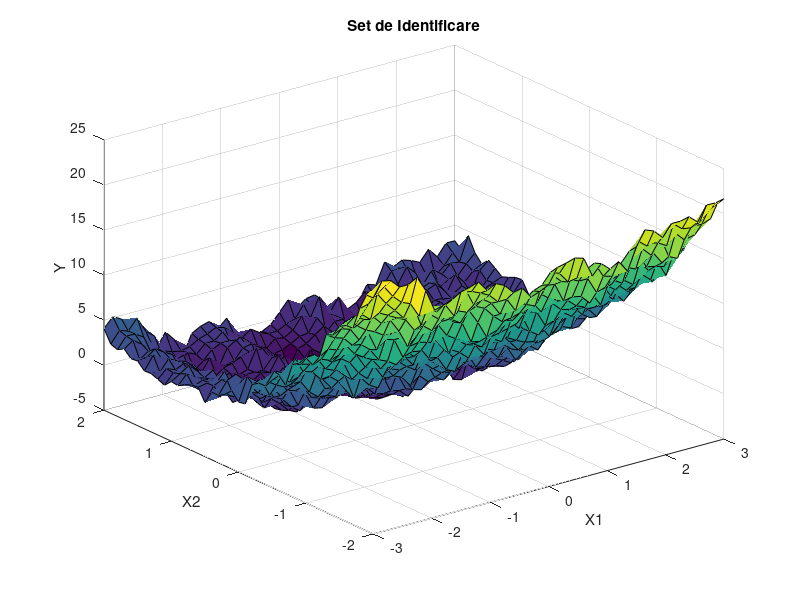
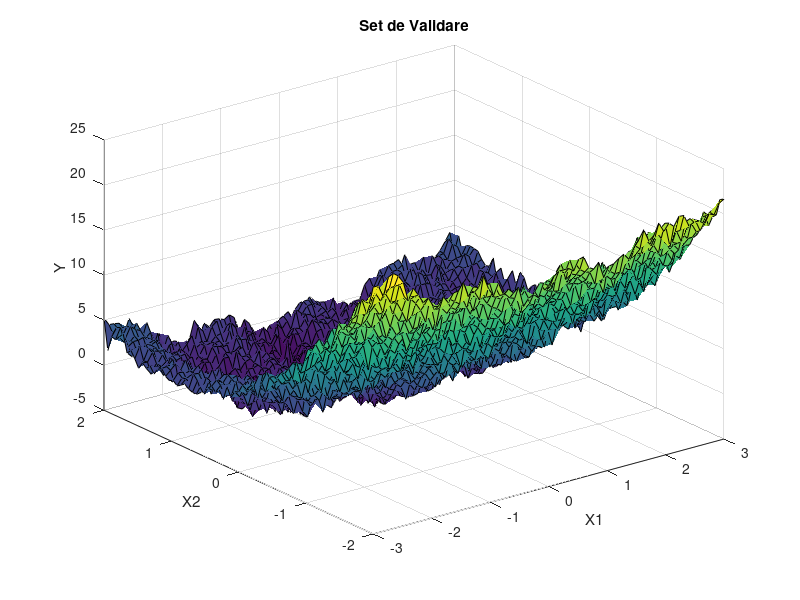
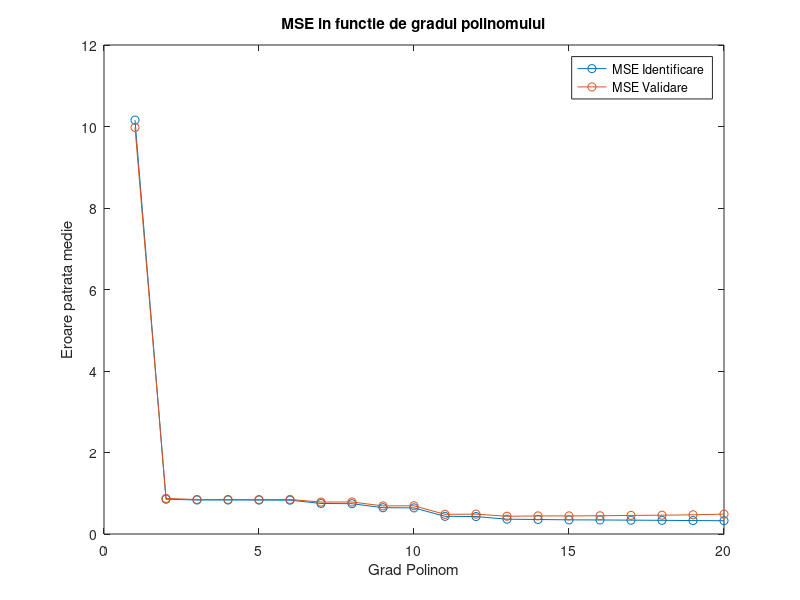
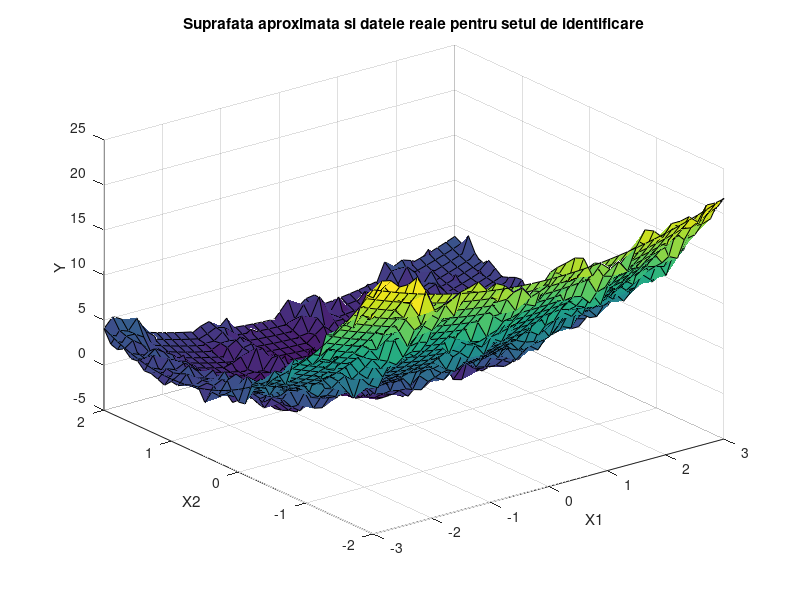

Reproduce these figures in MATLAB, in order.
clc
close all
clear all
load('proj_fit_05.mat')

xid_1 = id.X{1}; 
xid_2 = id.X{2}; 
yid = id.Y;      

xval_1 = val.X{1}; 
xval_2 = val.X{2}; 
yval = val.Y;      

[X1_id, X2_id] = meshgrid(xid_1, xid_2);
[X1_val, X2_val] = meshgrid(xval_1, xval_2);

% Afisam seturile de date de identificare si validare
figure;
surf(X1_id, X2_id, yid);
xlabel('X1');
ylabel('X2');
zlabel('Y');
title('Set de Identificare');

figure;
surf(X1_val, X2_val, yval);
xlabel('X1');
ylabel('X2');
zlabel('Y');
title('Set de Validare');

% Parametru maxim pentru gradul polinomului
gradPolinomMax = 20;

% Calculam termenii pentru grade diferite si erorile MSE
for gradPolinom = 1:gradPolinomMax
    % Numarul total de termeni pentru gradul curent
    numTermeni = (gradPolinom + 1) * (gradPolinom + 2) / 2;
    phi_id = zeros(numel(X1_id), numTermeni);
    phi_val = zeros(numel(X1_val), numTermeni);
    
    % Construim termenii polinomului intr-un mod generalizat
    h = 1;
    for n = 0:gradPolinom
        for i = 0:n
            j = n - i;
            % Termenul x1^i * x2^j pentru identificare si validare
            phi_id(:, h) = (X1_id(:).^i) .* (X2_id(:).^j);
            phi_val(:, h) = (X1_val(:).^i) .* (X2_val(:).^j);
            h = h + 1;
        end
    end
    
    % Calculam theta si MSE pentru identificare si validare
    theta = phi_id \ yid(:);
    yhat_id = phi_id * theta;
    MSEid(gradPolinom) = sum((yid(:) - yhat_id).^2) / numel(yid(:)); 
    
    yhat_val = phi_val * theta;
    MSEval(gradPolinom) = sum((yval(:) - yhat_val).^2) / numel(yval(:)); 
end

% Graficul MSE pentru a observa minimul
figure;
plot(1:gradPolinomMax, MSEid, '-o', 'DisplayName', 'MSE Identificare');
hold on;
plot(1:gradPolinomMax, MSEval, '-o', 'DisplayName', 'MSE Validare');
xlabel('Grad Polinom');
ylabel('Eroare patrata medie');
legend;
title('MSE in functie de gradul polinomului');

% Stabilim gradul optim manual dupa analiza graficului
gradOptim = 2;
disp(['Gradul optim stabilit manual este: ', num2str(gradOptim)]);

% Calculam modelul doar pentru gradul optim
numTermeniOpt = (gradOptim + 1) * (gradOptim + 2) / 2;
phi_id_opt = zeros(numel(X1_id), numTermeniOpt);
phi_val_opt = zeros(numel(X1_val), numTermeniOpt);

% Construim `phi_id_opt` si `phi_val_opt` pentru gradul optim
h = 1;
for n = 0:gradOptim
    for i = 0:n
        j = n - i;
        phi_id_opt(:, h) = (X1_id(:).^i) .* (X2_id(:).^j);
        phi_val_opt(:, h) = (X1_val(:).^i) .* (X2_val(:).^j);
        h = h + 1;
    end
end

% Calculam theta, MSE pentru identificare si validare cu gradul optim
theta_opt = phi_id_opt \ yid(:);
yhat_id_opt = phi_id_opt * theta_opt;
MSEid_opt = sum((yid(:) - yhat_id_opt).^2) / numel(yid(:));

yhat_val_opt = phi_val_opt * theta_opt;
MSEval_opt = sum((yval(:) - yhat_val_opt).^2) / numel(yval(:));

disp(['MSE pentru identificare la gradul optim: ', num2str(MSEid_opt)]);
disp(['MSE pentru validare la gradul optim: ', num2str(MSEval_opt)]);

% Afisam suprafata aproximata pentru identificare cu grad optim
figure;
surf(X1_id, X2_id, yid); 
hold on;
surf(X1_id, X2_id, reshape(yhat_id_opt, size(X1_id)));
xlabel('X1');
ylabel('X2');
zlabel('Y');
title('Suprafata aproximata si datele reale pentru setul de identificare');

% Afisam suprafata aproximata pentru validare cu grad optim
figure;
surf(X1_val, X2_val, yval); 
hold on;
surf(X1_val, X2_val, reshape(yhat_val_opt, size(X1_val)));
xlabel('X1');
ylabel('X2');
zlabel('Y');
title('Suprafata aproximata si datele reale pentru setul de validare');
